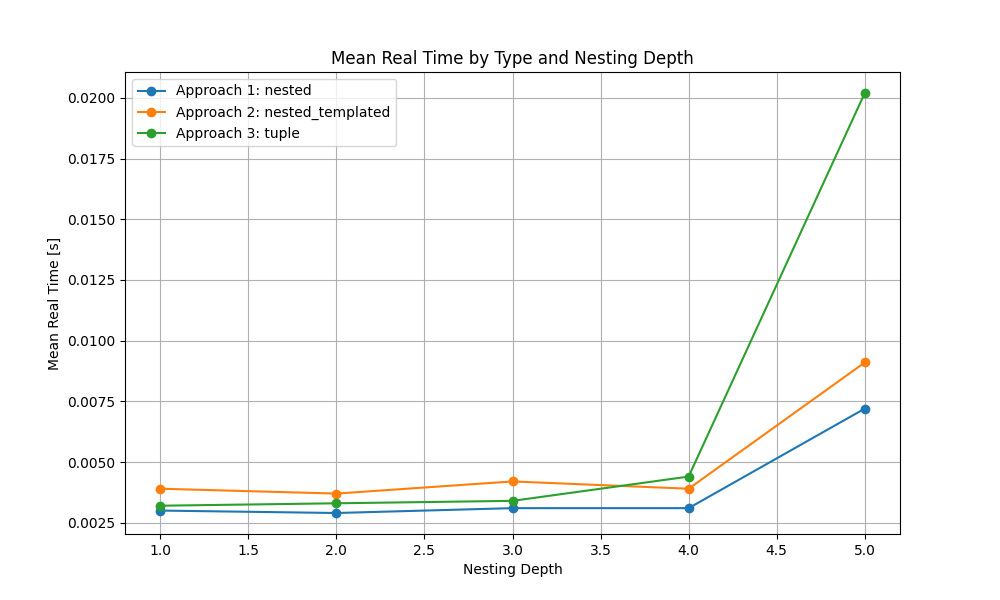

Reproduce this figure in Python.
import pandas as pd
import matplotlib.pyplot as plt
import math

df = pd.read_csv("out.csv")

def parse_time(text: str):
    [minutes_text, seconds_text] = text.split("m")
    minutes = int(minutes_text)
    seconds = float(seconds_text)
    return minutes * 60 + seconds

df["real_time"] = df["real_time"].map(parse_time)
df["user_time"] = df["user_time"].map(parse_time)
df["sys_time"] = df["sys_time"].map(parse_time)

# Select values that fit into the chart
# df = df[(df["type"] == 1) | (df["type"] == 2)]
df = df[df["depth"] < 6]

grouped_data = df.groupby(["type_name", "depth"])["real_time"].mean().reset_index()
# grouped_data["real_time"] = grouped_data["real_time"].map(lambda x: math.log10(x))

# Plotting
plt.figure(figsize=(10, 6))
for t in grouped_data["type_name"].unique():
    subset = grouped_data[grouped_data["type_name"] == t]
    plt.plot(subset["depth"], subset["real_time"], marker='o', label=f"{t}")

plt.xlabel("Nesting Depth")
plt.ylabel("Mean Real Time [s]")
plt.title("Mean Real Time by Type and Nesting Depth")
plt.legend()
plt.grid(True)
plt.savefig("postprocess.png")
